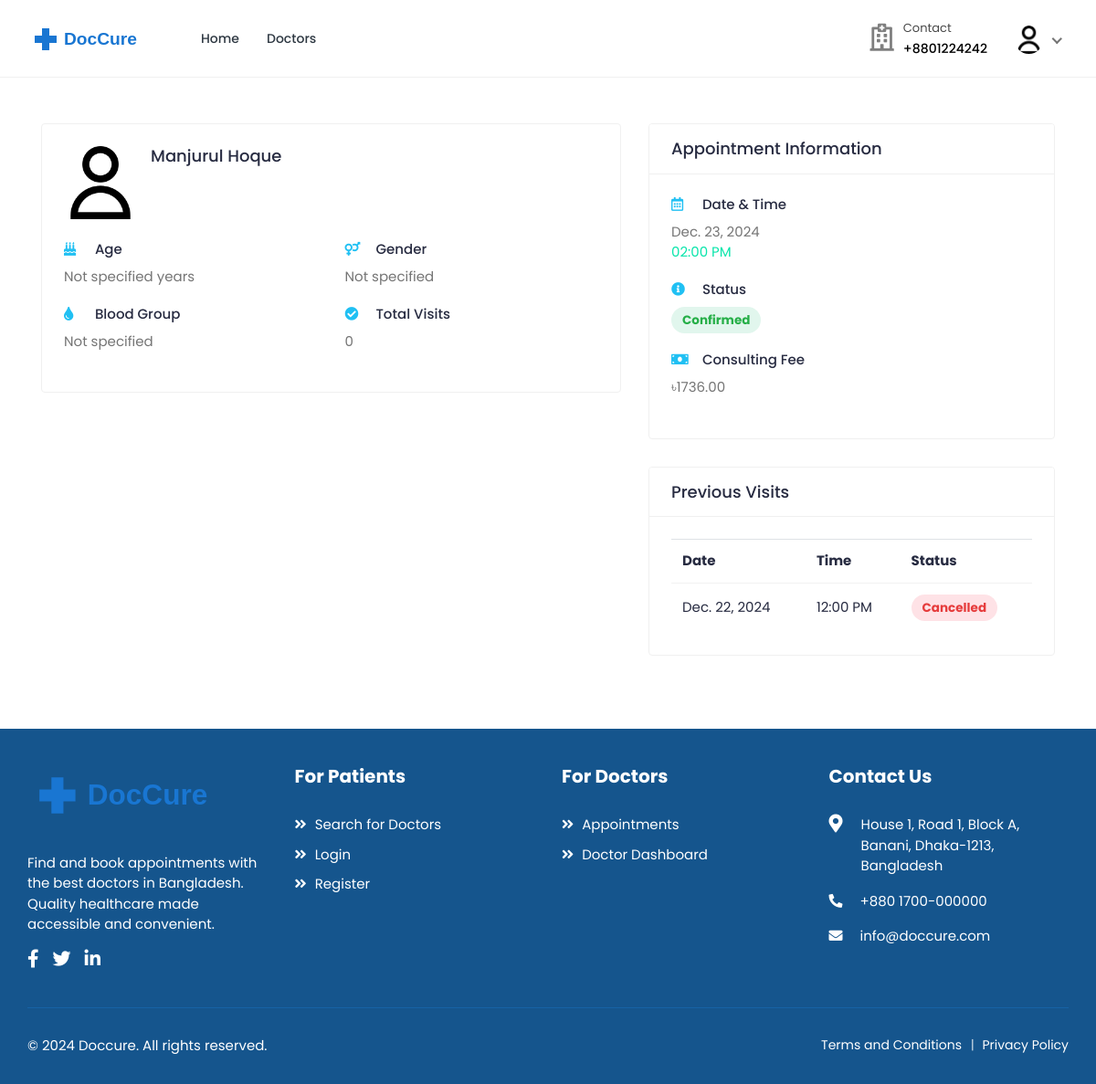
The page /doctors/appointments/1/ (signed in) on the database as committed earlier.
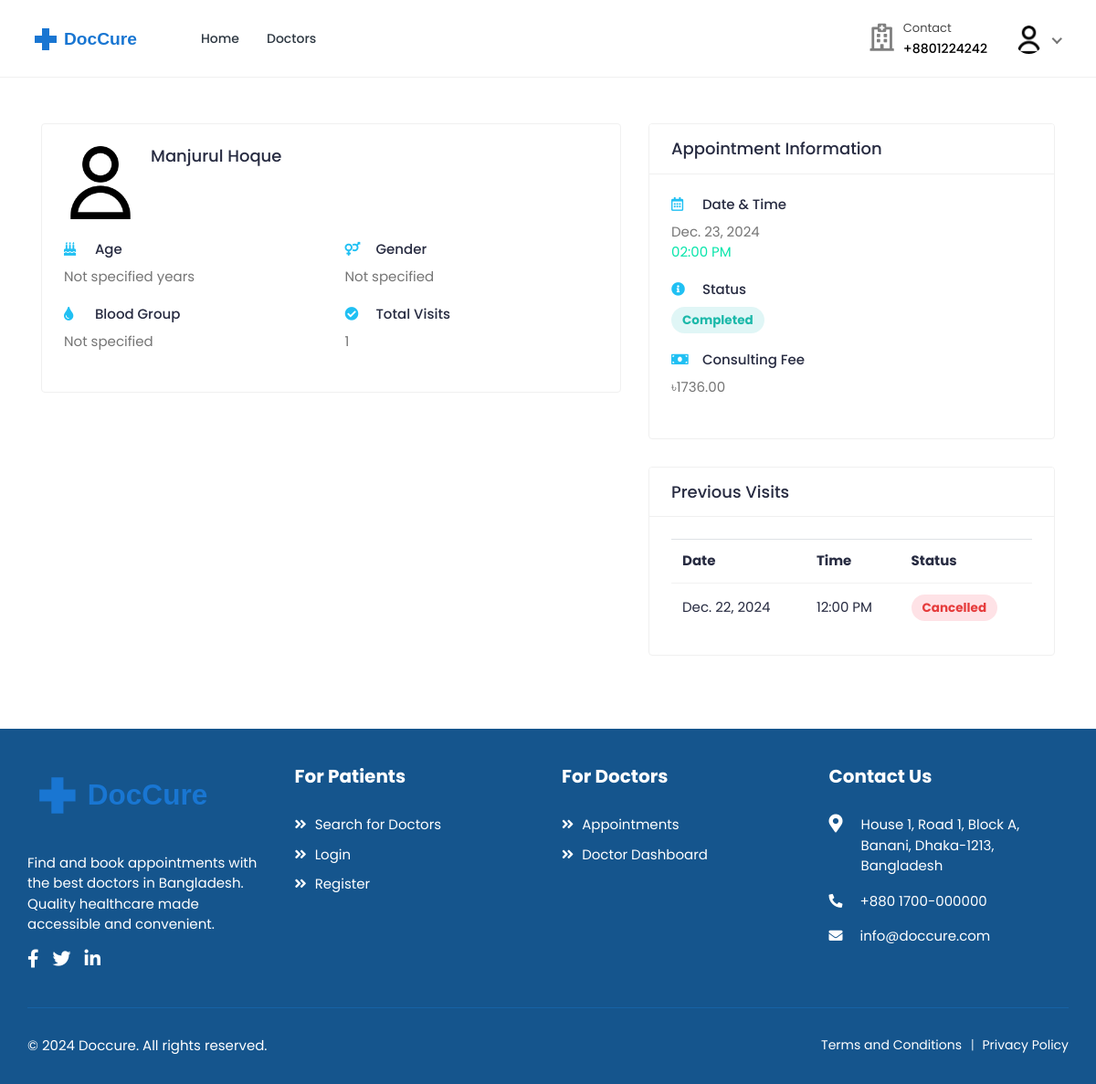
The same page on the database as committed later.
### bookings/models.py (models this page shows, shortened)
class Booking(models.Model):
    doctor = models.ForeignKey(
        settings.AUTH_USER_MODEL,
        on_delete=models.CASCADE,
        related_name="appointments",
        limit_choices_to={"role": "doctor"},
    )
    patient = models.ForeignKey(
        settings.AUTH_USER_MODEL,
        on_delete=models.CASCADE,
        related_name="patient_appointments",
        limit_choices_to={"role": "patient"},
    )
    appointment_date = models.DateField()
    appointment_time = models.TimeField()
    booking_date = models.DateTimeField(auto_now_add=True)
    status = models.CharField(
        max_length=20,
        choices=[
            ("pending", "Pending"),
            ("confirmed", "Confirmed"),
            ("completed", "Completed"),
            ("cancelled", "Cancelled"),
            ("no_show", "No Show"),
        ],
        default="pending",
    )
    class Meta:
        ordering = ["-appointment_date", "-appointment_time"]
        unique_together = ["doctor", "appointment_date", "appointment_time"]

### accounts/models.py (models this page shows, shortened)
class User(AbstractUser):
    class RoleChoices(models.TextChoices):
        DOCTOR = "doctor", "Doctor"
        PATIENT = "patient", "Patient"
    username = models.CharField(max_length=30, unique=True)
    role = models.CharField(
        choices=RoleChoices.choices,
        max_length=20,
        default="patient",
        error_messages={"required": "Role must be provided"},
    )
    email = models.EmailField(
        blank=True,
        error_messages={
            "unique": "A user with that email already exists.",
        },
    )
    first_name = models.CharField(max_length=150, blank=True)
    last_name = models.CharField(max_length=150, blank=True)
    registration_number = models.IntegerField(null=True, blank=True)
    USERNAME_FIELD = "username"
    REQUIRED_FIELDS = []
    objects = CustomUserManager()
    def get_full_name(self):
        full_name = "%s %s" % (self.first_name, self.last_name)
        return full_name.strip() or self.username

class Profile(models.Model):
    user = models.OneToOneField(
        User, on_delete=models.CASCADE, related_name="profile"
    )
    avatar = models.ImageField(
        default="defaults/user.png", upload_to=profile_photo_directory_path
    )
    phone = models.CharField(max_length=20, blank=True, null=True)
    dob = models.DateField(blank=True, null=True)
    about = models.TextField(blank=True, null=True)
    specialization = models.CharField(max_length=255, blank=True, null=True)
    gender = models.CharField(
        max_length=10,
        choices=[("male", "Male"), ("female", "Female"), ("other", "Other")],
        blank=True,
    )
    address = models.TextField(blank=True, null=True)
    city = models.CharField(max_length=100, blank=True)
    state = models.CharField(max_length=100, blank=True)
    postal_code = models.CharField(max_length=20, blank=True)
    country = models.CharField(max_length=100, blank=True)
    price_per_consultation = models.DecimalField(
        max_digits=10, decimal_places=2, null=True, blank=True
    )
    is_available = models.BooleanField(default=True)
    blood_group = models.CharField(
        max_length=5,
        choices=[
            ("A+", "A+"),
            ("A-", "A-"),
            ("B+", "B+"),
            ("B-", "B-"),
            ("O+", "O+"),
            ("O-", "O-"),
            ("AB+", "AB+"),
            ("AB-", "AB-"),
        ],
        blank=True,
        null=True,
    )
    allergies = models.TextField(blank=True, null=True)
    medical_conditions = models.TextField(blank=True, null=True)
    @property
    def image(self):
        return (
            self.avatar.url
            if self.avatar.storage.exists(self.avatar.name)
            else "{}defaults/user.png".format(settings.MEDIA_URL)
        )

### doctors/views.py (the view)
class AppointmentDetailView(DoctorRequiredMixin, DetailView):
    model = Booking
    template_name = "doctors/appointment-detail.html"
    context_object_name = "appointment"
    def get_context_data(self, **kwargs):
        context = super().get_context_data(**kwargs)
        patient = self.object.patient
        context["patient_history"] = (
            Booking.objects.select_related("doctor", "doctor__profile")
            .filter(
                doctor=self.request.user,
                patient=patient,
                appointment_date__lt=self.object.appointment_date,
            )
            .order_by("-appointment_date", "-appointment_time")
        )
        context["total_visits"] = Booking.objects.filter(
            doctor=self.request.user, patient=patient, status="completed"
        ).count()
        return context

### accounts/managers.py (called while the page is built)
    def get(self, *args, **kwargs):
        return super().select_related("profile").get(*args, **kwargs)

### mixins/custom_mixins.py (called while the page is built)
    def dispatch(self, request, *args, **kwargs):
        if not request.user.is_authenticated:
            return super().dispatch(request, *args, **kwargs)
        if request.user.role != "doctor":
            return self.handle_no_permission()
        return super().dispatch(request, *args, **kwargs)

### templates/doctors/appointment-detail.html (shortened to what the changed rows need)
{% extends 'base.html' %}
{% load static %}
{% block content %}
<div class="content">
    <div class="container">
        <div class="row">
            <div class="col-md-7">
                <div class="card">
                    <div class="card-body">
                        <div class="booking-doc-info">
                            <a href="#" class="booking-doc-img">
                                <img src="{{ appointment.patient.profile.image }}" alt="Patient Image">
                            </a>
                            <div class="booking-info">
                                <h4>{{ appointment.patient.get_full_name }}</h4>
                            </div>
                        </div>
                        <div class="patient-info mt-4">
                            <div class="row">
                                <div class="col-md-6">
                                    <div class="info-block">
                                        <h5><i class="fas fa-birthday-cake"></i> Age</h5>
                                        <p>{{ appointment.patient.profile.age|default:"Not specified" }} years</p>
                                    </div>
                                </div>
                                <div class="col-md-6">
                                    <div class="info-block">
                                        <h5><i class="fas fa-venus-mars"></i> Gender</h5>
                                        <p>{{ appointment.patient.profile.gender|title|default:"Not specified" }}</p>
                                    </div>
                                </div>
                                <div class="col-md-6">
                                    <div class="info-block">
                                        <h5><i class="fas fa-tint"></i> Blood Group</h5>
                                        <p>{{ appointment.patient.profile.blood_group|default:"Not specified" }}</p>
                                    </div>
                                </div>
                                <div class="col-md-6">
                                    <div class="info-block">
                                        <h5><i class="fas fa-check-circle"></i> Total Visits</h5>
                                        <p>{{ total_visits }}</p>
                                    </div>
                                </div>
                            </div>
                        </div>
                    </div>
                </div>
            </div>
            <div class="col-md-5">
                <div class="card">
                    <div class="card-body">
                        <div class="info-block">
                            <h5><i class="far fa-calendar-alt"></i> Date & Time</h5>
                            <p>
                                {{ appointment.appointment_date }}<br>
                                <span class="text-primary">{{ appointment.appointment_time|time:"h:i A" }}</span>
                            </p>
                        </div>
                        <div class="info-block">
                            <h5><i class="fas fa-info-circle"></i> Status</h5>
                            <span class="badge badge-pill
                                {% if appointment.status == 'confirmed' %}bg-success-light{% endif %}
                                {% if appointment.status == 'completed' %}bg-info-light{% endif %}">
                                {{ appointment.status|title }}
                            </span>
                        </div>
                        <div class="info-block">
                            <h5><i class="fas fa-money-bill"></i> Consulting Fee</h5>
                            <p>৳{{ appointment.doctor.profile.price_per_consultation }}</p>
                        </div>
                    </div>
                </div>
                {% if patient_history %}
                <div class="card mt-4">
                    <div class="card-body">
                        <div class="table-responsive">
                            <table class="table table-hover table-center mb-0">
                                <thead>
                                    <tr>
                                        <th>Date</th>
                                        <th>Time</th>
                                        <th>Status</th>
                                    </tr>
                                </thead>
                            </table>
                        </div>
                    </div>
                </div>
                {% endif %}
            </div>
        </div>
    </div>
</div>
{% endblock %}

Rows that differ between the two databases and show on the page:
changed Booking "Not specified": status "Confirmed" → "Completed"
Other text that changed with them:
{{ total_visits }}: "0" → "1"
